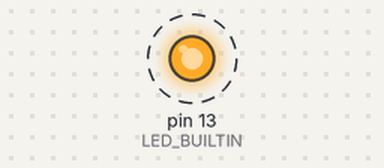
A sketch run on a simulated Arduino Uno, built with avr-gcc and run on an emulated ATmega328P. Parts: output pins drawn as LEDs (lit = HIGH). Dashed ring = blinking. What the sketch prints to the serial monitor is not drawn.

Above: at 0.5 s.
Timing chart, 0 to 4.6 s (numbered marks = the images above):
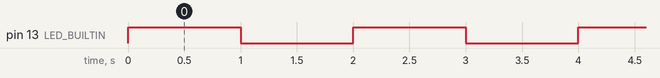

The sketch:

blink.ino
```cpp
void setup() {
  Serial.begin(115200);
  pinMode(LED_BUILTIN, OUTPUT);
}

void loop() {

    Serial.println("LED ON");
    digitalWrite(LED_BUILTIN, HIGH);
    delay(1000);

    Serial.println("LED OFF");
    digitalWrite(LED_BUILTIN, LOW);
    delay(1000);
}
```

Measured:
- by itself, pin 13 (LED_BUILTIN): alternates HIGH for 1.0 s and LOW for 1.0 s
